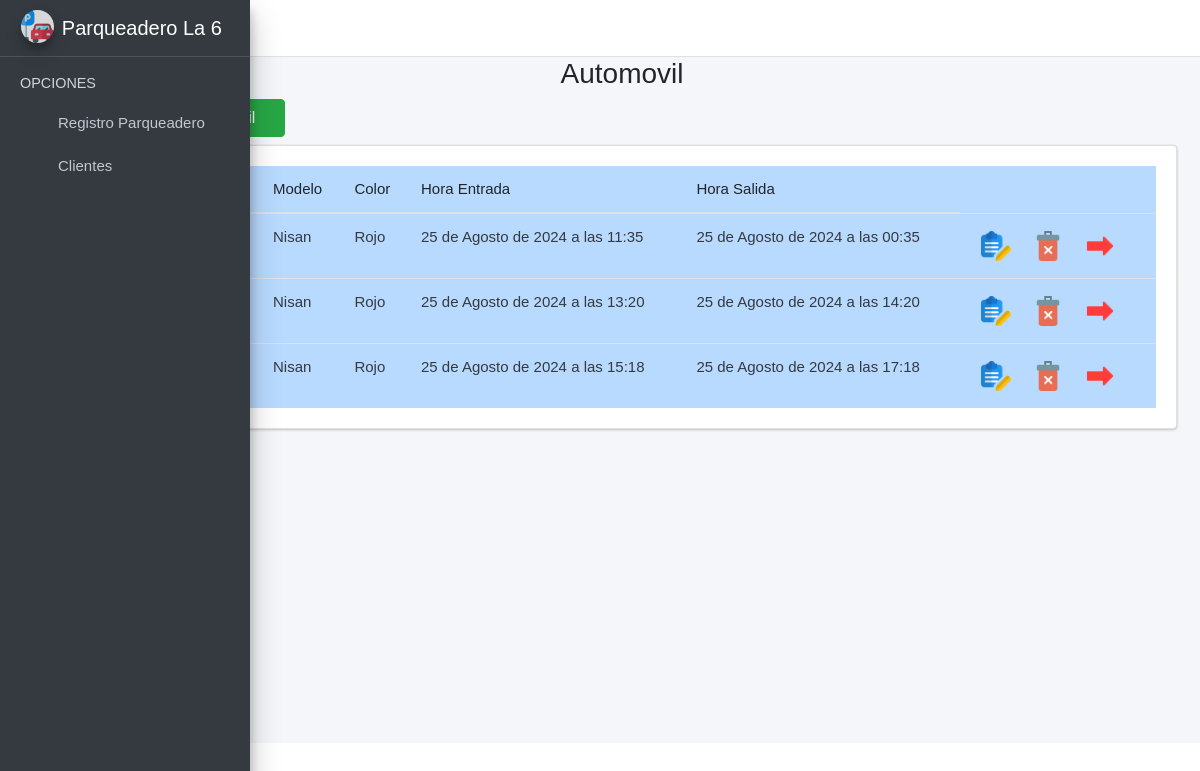
The page / on the database its author committed.
### registroParqueo/models.py (models this page shows, shortened)
class Autos(models.Model):
    placa = models.CharField(max_length=200,unique=True)
    modelo = models.CharField(max_length=200)
    color = models.CharField(max_length=50)
    horaEntrada = models.DateTimeField()
    horaSalida = models.DateTimeField()
    class Meta:
        verbose_name = 'autos'
        verbose_name_plural = 'autos'

### registroParqueo/views.py (the view)
# urls.py: path('', include('registroParqueo.urls')),
def registroParqueo(request):
    autos = Autos.objects.all()
    form_auto = AddAutomovilForm()
    form_editar = EditarAutomovilForm()
    form_ticket = imprimirTicketForm()
    context = {
        'autos': autos,
        'form_auto': form_auto,
        'form_editar': form_editar,
        'form_ticket_auto': form_ticket,
    }
    return render(request,'registroParqueo.html',context)

### registroParqueo/templates/registroParqueo.html (shortened to what this page needs)
{% extends "base.html" %}
{% load static %}
{% load widget_tweaks %}
{% block content %}
<link rel="stylesheet" href="{% static 'index/css/b4.css' %}">
<div class="row">
    <div class="col-md-12">
        <h3 class="text-center">Automovil   <i class="fas fa-car-side"></i></h3>
        <div class="col-md-3 pb-2">
            <a href="#AgregarAutomovilModal"
                data-toggle="modal" data-dismiss="modal">
                <button type="button" class="btn btn-success">
                    <i class="fas fa-plus-circle"></i>
                </button>
            </a>
        </div>
        <div class="card card-body" style="overflow:scroll">
            <table class="table table-hover table-primary" id="myTable">
                <thead>
                    <tr>
                        <th># ID</th>
                        <th>Placa</th>
                        <th>Modelo</th>
                        <th>Color</th>
                        <th>Hora Entrada</th>
                        <th>Hora Salida</th>
                    </tr>
                </thead>
                <tbody class="text-dark">
                    {% for i in autos %}
                    <tr>
                        <td>{{i.id}}</td>
                        <td>{{i.placa}}</td>
                        <td>{{i.modelo}}</td>
                        <td>{{i.color}}</td>
                        <td>{{i.horaEntrada}}</td>
                        <td>{{i.horaSalida}}</td>
                        <td>
                            <button onclick="editarAuto('{{i.id}}', '{{i.placa}}','{{i.modelo}}', '{{i.color}}', '{{i.horaEntrada}}', '{{i.horaSalida}}',)" class="btn btn-dark-outline btn-sm" data-toggle="modal"
                                href="#EditarAutomovilModal"><img src="{% static 'index/img/editar.png' %}" alt="Error"
                                    width="30"></button>
                            <button onclick="eliminarAutomovil('{{i.id}}')" class="btn btn-dark-outline btn-sm"
                                data-toggle="modal" href="#EliminarAutomovilModal"><img
                                    src="{% static 'index/img/delete.png' %}" alt="Error" width="30"></button>
                            <button onclick="imprimirTicket('{{i.id}}','{{i.placa}}','{{i.horaEntrada}}','{{i.horaSalida}}',)" class="btn btn-dark-outline btn-sm"
                                data-toggle="modal" href="#imprimirTicketModal"><img
                                    src="{% static 'index/img/out.png' %}" alt="Error" width="30"></button>
                        </td>
                    </tr>
                    {% endfor %}
                </tbody>
            </table>
        </div>
    </div>
</div>
{% endblock %}

### registroParqueo/templates/base.html (shortened to what this page needs)
{% load static %}
<!DOCTYPE html>
<html lang="en">
<head>
  <link rel="stylesheet" href="{% static 'lib/adminlite/plugins/fontawesome-free/css/all.min.css' %}">
  <link rel="stylesheet"
    href="{% static 'lib/adminlite/plugins/tempusdominus-bootstrap-4/css/tempusdominus-bootstrap-4.min.css' %}">
  <link rel="stylesheet" href="{% static 'lib/adminlite/plugins/icheck-bootstrap/icheck-bootstrap.min.css' %}">
  <link rel="stylesheet" href="{% static 'lib/adminlite/plugins/jqvmap/jqvmap.min.css' %}">
  <link rel="stylesheet" href="{% static 'lib/adminlite/css/adminlte.min.css' %}">
  <link rel="stylesheet" href="{% static 'lib/adminlite/plugins/overlayScrollbars/css/OverlayScrollbars.min.css' %}">
  <link rel="stylesheet" href="{% static 'lib/adminlite/plugins/daterangepicker/daterangepicker.css' %}">
  <link rel="stylesheet" href="{% static 'lib/adminlite/plugins/summernote/summernote-bs4.min.css' %}">
  <link rel="stylesheet" href="{% static 'index/css/main.css' %}">
  <link rel="stylesheet" type="text/css" href="{% static 'index/DataTables/datatables.min.css' %}">
  <link rel="stylesheet" type="text/css"
    href="{% static 'index/DataTables/Buttons-2.0.1/css/buttons.dataTables.min.css' %}">
  <link rel="stylesheet" href="{% static 'jquery-ui/jquery-ui.min.css' %}">
</head>
<body class="hold-transition sidebar-mini layout-fixed sidebar-closed sidebar-collapse">
  <div class="wrapper">
    <nav class="main-header navbar navbar-expand navbar-white navbar-light">
      <ul class="navbar-nav">
        <li class="nav-item">
          <a class="nav-link" data-widget="pushmenu" href="#" role="button"></a>
        </li>
      </ul>
      <ul class="navbar-nav ml-auto">
        <li class="nav-item">
          <a class="nav-link" data-widget="fullscreen" href="#" role="button">
            <i class="fas fa-expand-arrows-alt"></i>
          </a>
        </li>
      </ul>
    </nav>
    <aside class="main-sidebar sidebar-dark-primary elevation-4">
      <a href="{% url 'registroParqueo' %}" class="brand-link">
        <img src="{% static 'index/img/logo.png' %}" alt="Logo" class="brand-image img-circle elevation-3"
          style="opacity: .8">
        <span class="brand-text font-weight-light">Parqueadero La 6</span>
      </a>
      <div class="sidebar">
        <nav class="mt-2">
          <ul class="nav nav-pills nav-sidebar flex-column" data-widget="treeview" role="menu" data-accordion="false">
            <li class="nav-header">OPCIONES</li>
            <li class="nav-item">
              <a href="{%url 'registroParqueo'%}" class="nav-link">
                <i class="nav-icon far fa-calendar-alt"></i>
                <p>
                  Registro Parqueadero
                </p>
              </a>
            </li>
            <li class="nav-item">
              <a href="{%url 'cliente'%}" class="nav-link">
                <i class="nav-icon fas fa-users-cog"></i>
                <p>Clientes</p>
              </a>
            </li>
          </ul>
        </nav>
      </div>
    </aside>
    <div class="content-wrapper">
      <section class="content">
        <div class="container-fluid">
          {% block content %}
          {% endblock %}
        </div>
      </section>
    </div>
  </div>
</body>
</html>

### registroParqueo/static/index/css/main.css (style rules this page uses)
p , input[type=text] , input[type=date], input[type=number], input[type=password] { font-weight: 100; font-size: 15px; }
table, th, td { font-weight: 100; font-size:15px; }
body { font-family: Arial, Helvetica, sans-serif !important; }

### rows shown on the page
Autos: modelo "Nisan", color "Rojo", horaEntrada "25 de Agosto de 2024 a las 11:35", horaSalida "25 de Agosto de 2024 a las 00:35"
Autos: modelo "Nisan", color "Rojo", horaEntrada "25 de Agosto de 2024 a las 13:20", horaSalida "25 de Agosto de 2024 a las 14:20"
Autos: modelo "Nisan", color "Rojo", horaEntrada "25 de Agosto de 2024 a las 15:18", horaSalida "25 de Agosto de 2024 a las 17:18"
